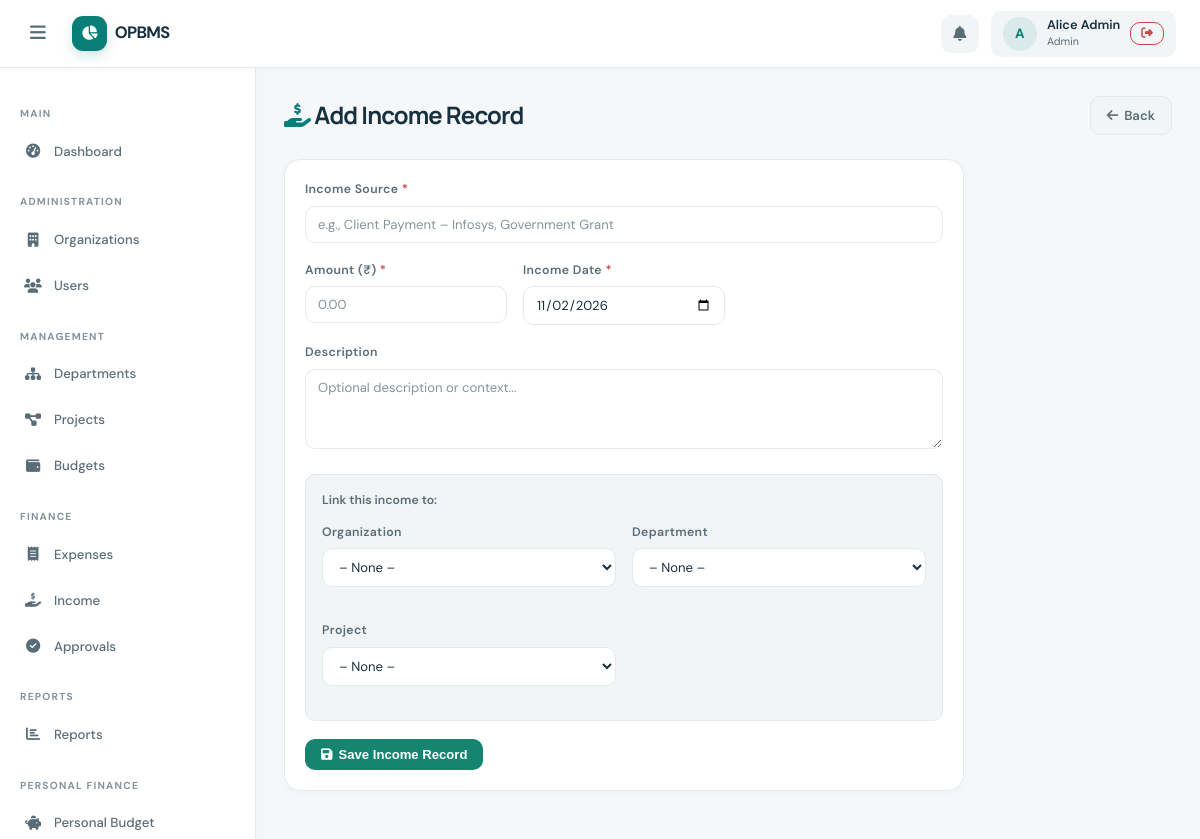
The app's page /income/create.php (signed in) with its own data.
### tables this page shows
CREATE TABLE IF NOT EXISTS users (
    id            INT UNSIGNED AUTO_INCREMENT PRIMARY KEY,
    name          VARCHAR(120)  NOT NULL,
    email         VARCHAR(180)  NOT NULL UNIQUE,
    password_hash VARCHAR(255)  NOT NULL,
    role          ENUM('admin','dept_manager','project_manager','employee','personal') NOT NULL DEFAULT 'employee',
    is_active     TINYINT(1)   NOT NULL DEFAULT 1,
    created_at    TIMESTAMP    NOT NULL DEFAULT CURRENT_TIMESTAMP,
    updated_at    TIMESTAMP    NOT NULL DEFAULT CURRENT_TIMESTAMP ON UPDATE CURRENT_TIMESTAMP,
    INDEX idx_users_role (role),
    INDEX idx_users_email (email)
);

### includes/auth.php (called while the page is built, shortened)
<?php
function getCurrentUser(): ?array {
    static $user = null;
    if ($user === null) {
        $pdo  = getDB();
        $stmt = $pdo->prepare("SELECT id, name, email, role, is_active FROM users WHERE id = ?");
        $stmt->execute([$_SESSION['user_id']]);
        $user = $stmt->fetch() ?: null;
    }
    return $user;
}

### includes/functions.php (called while the page is built, shortened)
<?php
function e(string $s): string {
    return htmlspecialchars($s, ENT_QUOTES | ENT_HTML5, 'UTF-8');
}

### income/create.php (the view, shortened to what this page needs)
<?php
require_once __DIR__ . '/../includes/auth.php';
require_once __DIR__ . '/../includes/functions.php';
$data = [
    'source'          => '',
    'amount'          => '',
    'income_date'     => date('Y-m-d'),
    'description'     => '',
    'organization_id' => '',
    'department_id'   => '',
    'project_id'      => '',
];
require_once __DIR__ . '/../includes/header.php';
require_once __DIR__ . '/../includes/sidebar.php';
?>
<main class="main-content">
  <div class="page-header">
    <div><h1 class="page-title"><i class="fa fa-hand-holding-dollar" style="color:var(--color-primary)"></i> Add Income Record</h1></div>
    <a href="<?= BASE_URL ?>/income/index.php" class="btn btn-secondary"><i class="fa fa-arrow-left"></i> Back</a>
  </div>
  <div class="card" style="max-width:680px;">
    <div class="card-body">
      <form method="POST">
        <div class="form-group">
          <label class="required">Income Source</label>
          <input type="text" name="source" value="<?= e($data['source']) ?>" required placeholder="e.g., Client Payment – Infosys, Government Grant">
        </div>
        <div class="form-row">
          <div class="form-group">
            <label class="required">Amount (₹)</label>
            <input type="number" name="amount" value="<?= e($data['amount']) ?>" min="0.01" step="0.01" required placeholder="0.00">
          </div>
          <div class="form-group">
            <label class="required">Income Date</label>
            <input type="date" name="income_date" value="<?= e($data['income_date']) ?>" required>
          </div>
        </div>
        <div class="form-group">
          <label>Description</label>
          <textarea name="description" placeholder="Optional description or context..."><?= e($data['description']) ?></textarea>
        </div>
        <div style="background:var(--color-bg-3);border:1px solid var(--color-border);border-radius:var(--radius);padding:16px;margin-bottom:18px;">
          <p style="font-size:0.82rem;font-weight:600;color:var(--color-text-2);margin-bottom:12px;">Link this income to:</p>
          <div class="form-row">
            <div class="form-group">
              <label>Organization</label>
              <select name="organization_id">
                <option value="">– None –</option>
              </select>
            </div>
            <div class="form-group">
              <label>Department</label>
              <select name="department_id">
                <option value="">– None –</option>
              </select>
            </div>
            <div class="form-group">
              <label>Project</label>
              <select name="project_id">
                <option value="">– None –</option>
              </select>
            </div>
          </div>
        </div>
        <button type="submit" class="btn btn-success"><i class="fa fa-save"></i> Save Income Record</button>
      </form>
    </div>
  </div>
</main>
<?php require_once __DIR__ . '/../includes/footer.php'; ?>

### includes/header.php (shortened to what this page needs)
<?php
require_once __DIR__ . '/../includes/functions.php';
$currentUser = getCurrentUser();
?>
<!DOCTYPE html>
<html lang="en">
<head>
<link rel="stylesheet" href="<?= BASE_URL ?>/assets/css/style.css">
<link rel="stylesheet" href="https://cdnjs.cloudflare.com/ajax/libs/font-awesome/6.5.0/css/all.min.css">
</head>
<body>
<div class="app-wrapper">
<header class="topbar">
  <button class="sidebar-toggle" id="sidebarToggle" aria-label="Toggle Sidebar" aria-controls="sidebar" aria-expanded="false">
    <i class="fa fa-bars"></i>
  </button>
  <a class="topbar-brand" href="<?= BASE_URL ?>/">
    <span class="brand-mark"><i class="fa-solid fa-chart-pie"></i></span>
    <span>OPBMS</span>
  </a>
  <nav class="topbar-right">
    <?php
    $currentRole = $currentUser['role'] ?? '';
    $activityUrl = $currentRole === 'personal'
        ? BASE_URL . '/personal/transactions.php'
        : (in_array($currentRole, ['admin', 'dept_manager', 'project_manager'], true)
            ? BASE_URL . '/approvals/index.php'
            : BASE_URL . '/expenses/index.php');
    ?>
    <a href="<?= $activityUrl ?>" class="topbar-icon-btn" title="<?= in_array($currentRole, ['admin', 'dept_manager', 'project_manager'], true) ? 'Review approvals' : 'View activity' ?>" aria-label="<?= in_array($currentRole, ['admin', 'dept_manager', 'project_manager'], true) ? 'Review approvals' : 'View activity' ?>">
      <i class="fa fa-bell"></i>
    </a>
    <?php if ($currentUser): ?>
    <div class="topbar-user">
      <div class="user-avatar"><?= strtoupper(substr($currentUser['name'], 0, 1)) ?></div>
      <div class="user-meta">
        <span class="user-name"><?= e($currentUser['name']) ?></span>
        <span class="user-role"><?= e(ucwords(str_replace('_', ' ', $currentUser['role']))) ?></span>
      </div>
      <a href="<?= BASE_URL ?>/auth/logout.php" class="btn btn-sm btn-outline-danger" title="Logout">
        <i class="fa fa-sign-out-alt"></i>
      </a>
    </div>
    <?php endif; ?>
  </nav>
</header>

### records on screen
users: name "A", name "Alice Admin", role "Admin"

### other values on screen
$label "Dashboard Organizations Users Departments Projects Budgets Expenses Income Approvals Reports Personal Budget"
